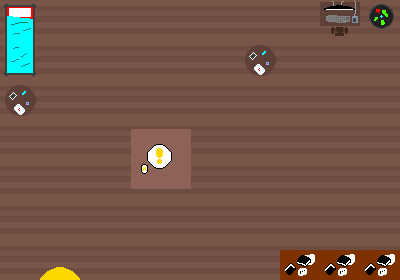

Tiled map render using the project's own tile images. Description and the whole map definition, tile-layer contents included, below:
An orthogonal 10x7 tile map with 40x40 px tiles, 4 tile layers (floor, Objects, exit, missionTable).

<map version="1.2" tiledversion="1.3.5" orientation="orthogonal" renderorder="right-down" width="10" height="7" tilewidth="40" tileheight="40" infinite="0" nextlayerid="5" nextobjectid="1">
 <tileset firstgid="1" name="house2tiles" tilewidth="40" tileheight="40" tilecount="12" columns="6">
  <image source="house2tiles.png" width="240" height="80" />
 </tileset>
 <layer id="1" name="floor" width="10" height="7">
  <data encoding="csv">
2,2,2,2,2,2,2,2,2,2,
2,2,2,2,2,2,2,2,2,2,
2,2,2,2,2,2,2,2,2,2,
2,2,2,2,2,2,2,2,2,2,
2,2,2,2,2,2,2,2,2,2,
2,2,2,2,2,2,2,2,2,2,
2,2,2,2,2,2,2,2,2,2
</data>
 </layer>
 <layer id="2" name="Objects" width="10" height="7">
  <data encoding="csv">
7,0,0,0,0,0,0,0,1,4,
8,0,0,0,0,0,3,0,0,0,
3,0,0,0,0,0,0,0,0,0,
0,0,0,0,0,0,0,0,0,0,
0,0,0,0,0,0,0,0,0,0,
0,0,0,0,0,0,0,0,0,0,
0,0,0,0,0,0,0,9,9,9
</data>
 </layer>
 <layer id="3" name="exit" width="10" height="7">
  <data encoding="csv">
0,0,0,0,0,0,0,0,0,0,
0,0,0,0,0,0,0,0,0,0,
0,0,0,0,0,0,0,0,0,0,
0,0,0,0,0,0,0,0,0,0,
0,0,0,0,0,0,0,0,0,0,
0,0,0,0,0,0,0,0,0,0,
0,10,0,0,0,0,0,0,0,0
</data>
 </layer>
 <layer id="4" name="missionTable" width="10" height="7">
  <data encoding="csv">
0,0,0,0,0,0,0,0,0,0,
0,0,0,0,0,0,0,0,0,0,
0,0,0,0,0,0,0,0,0,0,
0,0,0,5,6,0,0,0,0,0,
0,0,0,11,12,0,0,0,0,0,
0,0,0,0,0,0,0,0,0,0,
0,0,0,0,0,0,0,0,0,0
</data>
 </layer>
</map>
